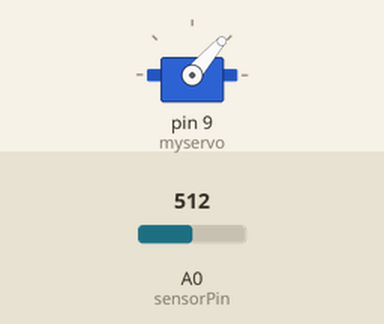
Recording of a sketch running on a simulated Arduino Uno, built with avr-gcc and run on an emulated ATmega328P. Parts: servo. The test bench sets the inputs (shaded band); at power-on: A0 (sensorPin) = 512. What the sketch prints to the serial monitor is not drawn.

Above: at 7.2 s.
7.3 s: A0 (sensorPin) set to 484
At 7.83 s:
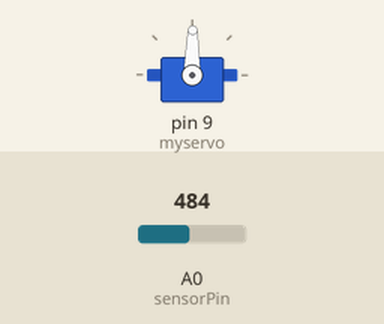
At 12.6 s:
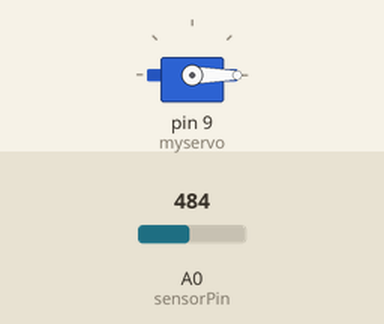
14.5 s: A0 (sensorPin) set to 510
21.7 s: A0 (sensorPin) set to 490
At 22.44 s:
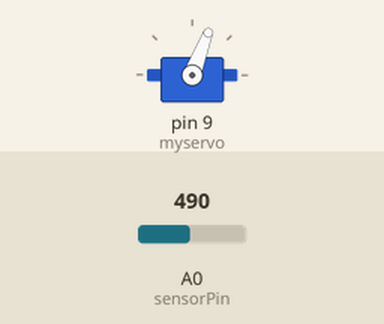
Timing chart, 0 to 28.3 s (numbered marks = the images above; inputs shaded):
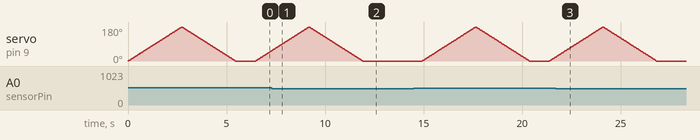

The sketch:

servo.ino
```cpp
#include <Servo.h>

Servo myservo; // create servo object to control a servo
// twelve servo objects can be created on most boards
int pos = 0; // variable to store the servo position

int sensorPin = A0; // select the input pin for the potentiometer
int sensorValue = 0; // variable to store the value coming from the sensor
void setup() {
myservo.attach(9); // attaches the servo on pin 9 to the servo object
Serial.begin(9600);
}
void loop() {
// read the value from the sensor:
sensorValue = analogRead(sensorPin);
Serial.print(sensorValue);
if(sensorValue>500)
{
for (pos = 0; pos <= 180; pos += 1) { // goes from 0 degrees to 180 degrees
// in steps of 1 degree
myservo.write(pos); // tell servo to go to position in variable &#39;pos&#39;
delay(15); // waits 15ms for the servo to reach the position
}
for (pos = 180; pos >= 0; pos -= 1) { // goes from 180 degrees to 0 degrees
myservo.write(pos); // tell servo to go to position in variable &#39;pos&#39;
delay(15); // waits 15ms for the servo to reach the position
}
}
delay (1000);
}
```

Measured:
- the behaviour switches between 501 and 500 on A0 (sensorPin) (found by bisection; images 0 and 1)
- after the input at 7.3 s, servo on pin 9 (myservo): goes on until 11.9 s, then stays 0°
- after the input at 21.7 s, servo on pin 9 (myservo): goes on until 26.8 s, then stays 0°
